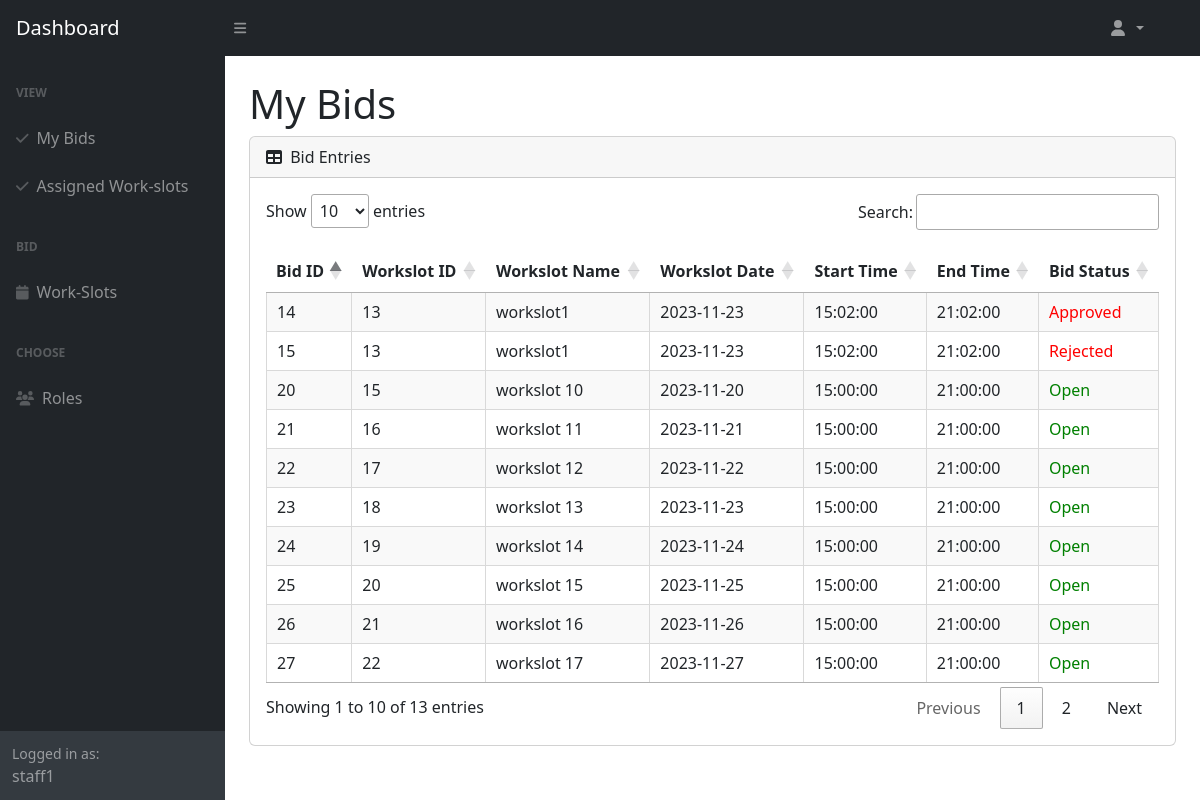
The app's page /src/Boundary/CafeStaffViewBidPage.php (signed in) with its own data.
### tables this page shows
CREATE TABLE `staff_bid_workslot` (
  `staff_bid_workslot_id` int(11) NOT NULL,
  `cafe_staff_id` int(11) NOT NULL,
  `workslot_id` int(11) NOT NULL,
  `bid_role` enum('Chef','Cashier','Waiter') NOT NULL,
  `bid_status` enum('Open','Approved','Rejected') NOT NULL
);

CREATE TABLE `workslot` (
  `workslot_id` int(11) NOT NULL,
  `workslot_name` varchar(255) NOT NULL,
  `chef_qty` int(11) NOT NULL DEFAULT 0,
  `cashier_qty` int(11) NOT NULL DEFAULT 0,
  `waiter_qty` int(11) NOT NULL DEFAULT 0,
  `workslot_date` date NOT NULL,
  `start_time` time NOT NULL,
  `end_time` time NOT NULL
);

### src/Entity/Bid.php (called while the page is built, shortened)
<?php
class Bid {
    public function getBidsByStaffId($cafeStaffId) {
        $DAO = new DAO();
        $connection = $DAO->get_connection();
        $sql = "SELECT `staff_bid_workslot_id`, `staff_bid_workslot`.`workslot_id`, `workslot_name`, `workslot_date`, `start_time`, `end_time`, `bid_status` FROM `staff_bid_workslot` LEFT JOIN `workslot` ON `staff_bid_workslot`.`workslot_id` = `workslot`.`workslot_id` WHERE `cafe_staff_id` = '$cafeStaffId'";
        return $connection->query($sql);
    }
}
?>

### src/Controller/CafeStaffViewBidController.php (called while the page is built)
<?php
include_once "../Entity/Bid.php";
class CafeStaffViewBidController {
    public function getBidsByStaffId($cafeStaffId) {
        $bid = new Bid();
        return $bid->getBidsByStaffId($cafeStaffId);
    }
}
?>

### src/Boundary/CafeStaffViewBidPage.php (the view, shortened to what this page needs)
<link rel="stylesheet" href="https://cdn.datatables.net/1.13.6/css/jquery.dataTables.min.css">
<link rel="stylesheet" href="https://cdn.jsdelivr.net/npm/sweetalert2@11/dist/sweetalert2.min.css">
<?php
include_once "../Controller/CafeStaffViewBidController.php";
$viewBidController = new CafeStaffViewBidController();
$myBids = $viewBidController->getBidsByStaffId($_SESSION['cafe_staff_id']);
?>
<body class="sb-nav-fixed">
    <?php
        require "CafeStaffNav.php";
    ?>
    <div id="layoutSidenav_content">
        <main>
        <div class="container-fluid px-4">
            <h1 class="mt-4">My Bids</h1>
            <div class="card mb-4">
                <div class="card-header">
                    <i class="fas fa-table me-1"></i>
                    Bid Entries
                </div>
                <div class="card-body">
                    <table class="cell-border stripe" id="dataTable" width="100%" cellspacing="0">
                        <thead>
                            <tr>
                                <th>Bid ID</th>
                                <th>Workslot ID</th>
                                <th>Workslot Name</th>
                                <th>Workslot Date</th>
                                <th>Start Time</th>
                                <th>End Time</th>
                                <th>Bid Status</th>
                            </tr>
                        </thead>
                        <tbody>
                            <?php
                            while ($bid = $myBids->fetch_assoc()) {
                                $statusStyle = ($bid['bid_status'] === 'Open') ? 'color: green;' : 'color: red;';
                                echo "<tr>
                                        <td>{$bid['staff_bid_workslot_id']}</td>
                                        <td>{$bid['workslot_id']}</td>
                                        <td>{$bid['workslot_name']}</td>
                                        <td>{$bid['workslot_date']}</td>
                                        <td>{$bid['start_time']}</td>
                                        <td>{$bid['end_time']}</td>
                                        <td style='{$statusStyle}'>{$bid['bid_status']}</td>
                                    </tr>";
                            }
                            ?>
                        </tbody>
                    </table>
                </div>
            </div>
        </div>
        </main>
    </div>
</body>

### records on screen
staff_bid_workslot: staff_bid_workslot_id "14", workslot "13", workslot.workslot_name "workslot1", workslot.workslot_date "2023-11-23", workslot.start_time "15:02:00", workslot.end_time "21:02:00", bid_status "Approved"
staff_bid_workslot: staff_bid_workslot_id "15", workslot "13", workslot.workslot_name "workslot1", workslot.workslot_date "2023-11-23", workslot.start_time "15:02:00", workslot.end_time "21:02:00", bid_status "Rejected"
staff_bid_workslot: staff_bid_workslot_id "20", workslot "15", workslot.workslot_name "workslot 10", workslot.workslot_date "2023-11-20", workslot.start_time "15:00:00", workslot.end_time "21:00:00", bid_status "Open"
staff_bid_workslot: staff_bid_workslot_id "21", workslot "16", workslot.workslot_name "workslot 11", workslot.workslot_date "2023-11-21", workslot.start_time "15:00:00", workslot.end_time "21:00:00", bid_status "Open"
staff_bid_workslot: staff_bid_workslot_id "22", workslot "17", workslot.workslot_name "workslot 12", workslot.workslot_date "2023-11-22", workslot.start_time "15:00:00", workslot.end_time "21:00:00", bid_status "Open"
staff_bid_workslot: staff_bid_workslot_id "23", workslot "18", workslot.workslot_name "workslot 13", workslot.workslot_date "2023-11-23", workslot.start_time "15:00:00", workslot.end_time "21:00:00", bid_status "Open"
staff_bid_workslot: staff_bid_workslot_id "24", workslot "19", workslot.workslot_name "workslot 14", workslot.workslot_date "2023-11-24", workslot.start_time "15:00:00", workslot.end_time "21:00:00", bid_status "Open"
staff_bid_workslot: staff_bid_workslot_id "25", workslot "20", workslot.workslot_name "workslot 15", workslot.workslot_date "2023-11-25", workslot.start_time "15:00:00", workslot.end_time "21:00:00", bid_status "Open"
staff_bid_workslot: staff_bid_workslot_id "26", workslot "21", workslot.workslot_name "workslot 16", workslot.workslot_date "2023-11-26", workslot.start_time "15:00:00", workslot.end_time "21:00:00", bid_status "Open"
staff_bid_workslot: staff_bid_workslot_id "27", workslot "22", workslot.workslot_name "workslot 17", workslot.workslot_date "2023-11-27", workslot.start_time "15:00:00", workslot.end_time "21:00:00", bid_status "Open"

### other values on screen
$_SESSION['currentName'] "staff1"
